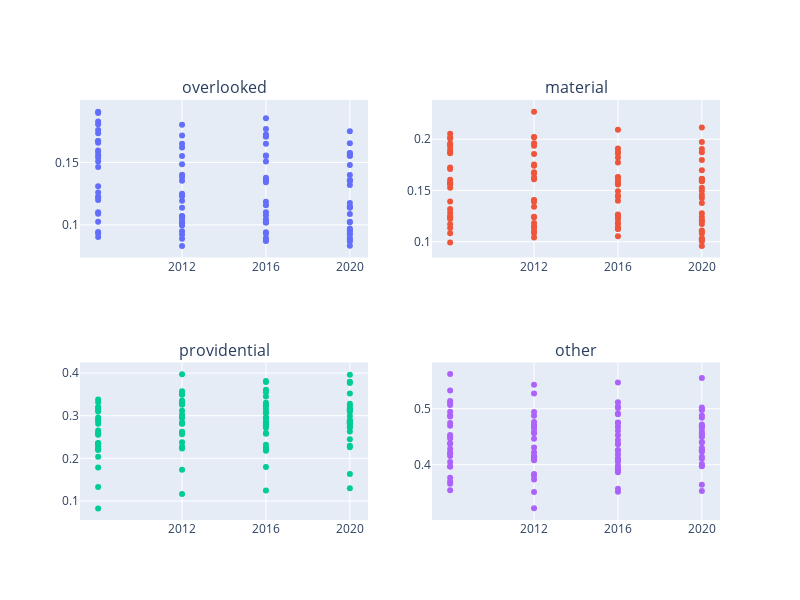

Notebook cell for this chart:
### Code cell
create_scatter_plots_grid(foundational_df_no_transformations_no_outliers, 'TIME_PERIOD', ['overlooked', 'material', 'providential', 'other'], time_periods)
